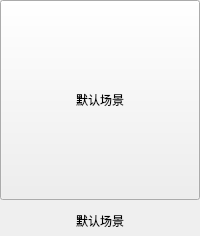
<?xml version="1.0" encoding="UTF-8"?>
<ui version="4.0">
 <class>frmSceneBtnWid</class>
 <widget class="QWidget" name="frmSceneBtnWid">
  <property name="geometry">
   <rect>
    <x>0</x>
    <y>0</y>
    <width>200</width>
    <height>236</height>
   </rect>
  </property>
  <property name="windowTitle">
   <string>Form</string>
  </property>
  <layout class="QVBoxLayout" name="verticalLayout_4">
   <property name="spacing">
    <number>0</number>
   </property>
   <property name="leftMargin">
    <number>0</number>
   </property>
   <property name="topMargin">
    <number>0</number>
   </property>
   <property name="rightMargin">
    <number>0</number>
   </property>
   <property name="bottomMargin">
    <number>0</number>
   </property>
   <item>
    <widget class="QWidget" name="widget_4" native="true">
     <layout class="QVBoxLayout" name="verticalLayout_3">
      <property name="spacing">
       <number>0</number>
      </property>
      <property name="leftMargin">
       <number>0</number>
      </property>
      <property name="topMargin">
       <number>0</number>
      </property>
      <property name="rightMargin">
       <number>0</number>
      </property>
      <property name="bottomMargin">
       <number>0</number>
      </property>
      <item>
       <spacer name="verticalSpacer">
        <property name="orientation">
         <enum>Qt::Vertical</enum>
        </property>
        <property name="sizeHint" stdset="0">
         <size>
          <width>20</width>
          <height>11</height>
         </size>
        </property>
       </spacer>
      </item>
      <item>
       <widget class="QWidget" name="widget_3" native="true">
        <layout class="QVBoxLayout" name="verticalLayout_2">
         <property name="spacing">
          <number>6</number>
         </property>
         <property name="leftMargin">
          <number>0</number>
         </property>
         <property name="topMargin">
          <number>0</number>
         </property>
         <property name="rightMargin">
          <number>0</number>
         </property>
         <property name="bottomMargin">
          <number>0</number>
         </property>
         <item>
          <widget class="QWidget" name="widget_2" native="true">
           <layout class="QVBoxLayout" name="verticalLayout">
            <property name="spacing">
             <number>0</number>
            </property>
            <property name="leftMargin">
             <number>0</number>
            </property>
            <property name="topMargin">
             <number>0</number>
            </property>
            <property name="rightMargin">
             <number>0</number>
            </property>
            <property name="bottomMargin">
             <number>0</number>
            </property>
            <item>
             <widget class="QWidget" name="widget" native="true">
              <layout class="QHBoxLayout" name="horizontalLayout">
               <property name="spacing">
                <number>0</number>
               </property>
               <property name="leftMargin">
                <number>0</number>
               </property>
               <property name="topMargin">
                <number>0</number>
               </property>
               <property name="rightMargin">
                <number>0</number>
               </property>
               <property name="bottomMargin">
                <number>0</number>
               </property>
               <item>
                <spacer name="horizontalSpacer">
                 <property name="orientation">
                  <enum>Qt::Horizontal</enum>
                 </property>
                 <property name="sizeHint" stdset="0">
                  <size>
                   <width>25</width>
                   <height>20</height>
                  </size>
                 </property>
                </spacer>
               </item>
               <item>
                <widget class="frmSceneBtn" name="btn_sceneNav">
                 <property name="minimumSize">
                  <size>
                   <width>200</width>
                   <height>200</height>
                  </size>
                 </property>
                 <property name="focusPolicy">
                  <enum>Qt::TabFocus</enum>
                 </property>
                 <property name="styleSheet">
                  <string notr="true"/>
                 </property>
                 <property name="text">
                  <string>默认场景</string>
                 </property>
                 <property name="checkable">
                  <bool>true</bool>
                 </property>
                </widget>
               </item>
               <item>
                <spacer name="horizontalSpacer_2">
                 <property name="orientation">
                  <enum>Qt::Horizontal</enum>
                 </property>
                 <property name="sizeHint" stdset="0">
                  <size>
                   <width>25</width>
                   <height>20</height>
                  </size>
                 </property>
                </spacer>
               </item>
              </layout>
             </widget>
            </item>
           </layout>
          </widget>
         </item>
         <item>
          <widget class="QLabel" name="label">
           <property name="minimumSize">
            <size>
             <width>0</width>
             <height>30</height>
            </size>
           </property>
           <property name="maximumSize">
            <size>
             <width>16777215</width>
             <height>40</height>
            </size>
           </property>
           <property name="text">
            <string>默认场景</string>
           </property>
           <property name="alignment">
            <set>Qt::AlignCenter</set>
           </property>
          </widget>
         </item>
        </layout>
       </widget>
      </item>
      <item>
       <spacer name="verticalSpacer_2">
        <property name="orientation">
         <enum>Qt::Vertical</enum>
        </property>
        <property name="sizeHint" stdset="0">
         <size>
          <width>20</width>
          <height>12</height>
         </size>
        </property>
       </spacer>
      </item>
     </layout>
    </widget>
   </item>
  </layout>
 </widget>
 <customwidgets>
  <customwidget>
   <class>frmSceneBtn</class>
   <extends>QPushButton</extends>
   <header location="global">frmscenebtn.h</header>
  </customwidget>
 </customwidgets>
 <resources/>
 <connections/>
</ui>
